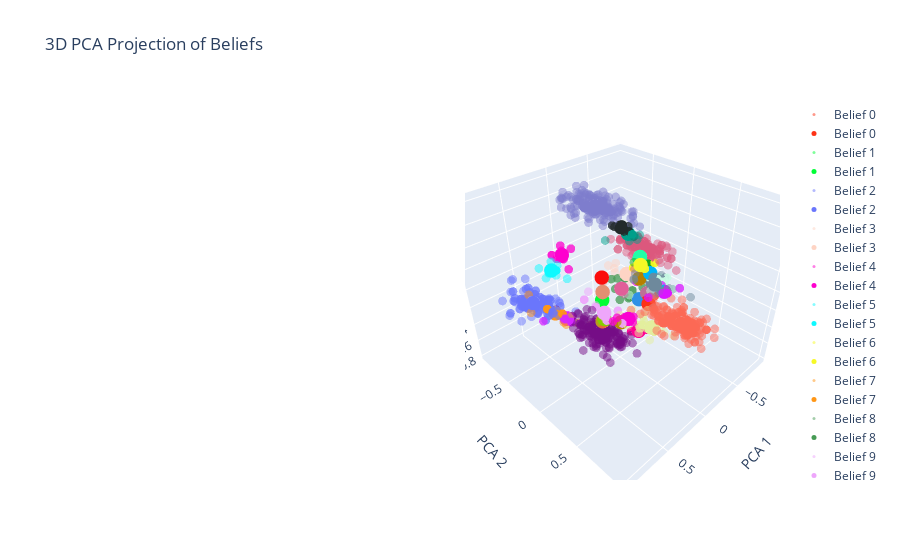

This figure's notebook cell:
### Code cell
belief_predictions_pca = vis_pca.transform(belief_predictions.reshape(-1, 5))

# now visualize in 3d
transformer_input_belief_indices_flattened = transformer_input_belief_indices.view(-1).cpu().numpy()
from plotly.subplots import make_subplots
from plotly import graph_objects as go

colors = px.colors.qualitative.Light24 + px.colors.qualitative.Dark24 + px.colors.qualitative.Plotly

fig = make_subplots(rows=1, cols=2, specs=[[{'type': 'scatter3d'}, {'type': 'scatter3d'}]])
for belief in msp_belief_index.keys():
    b = msp_belief_index[belief]
    relevant_indices = np.where(transformer_input_belief_indices_flattened == b)[0]
    relevant_data = belief_predictions_pca[relevant_indices]
    if len(relevant_data) > 0:
        centers_of_mass = np.mean(relevant_data, axis=0)

        fig.add_trace(go.Scatter3d(x=relevant_data[:, 0],
                                   y=relevant_data[:, 1],
                                   z=relevant_data[:, 2],
                                   mode='markers', name=f'Belief {b}', marker=dict(size=3, color=colors[b], opacity=.5)),
                                   row=1, col=2)
    
        fig.add_trace(go.Scatter3d(x=[centers_of_mass[0]],
                                y=[centers_of_mass[1]],
                                z=[centers_of_mass[2]],
                                mode='markers',
                                name=f'Belief {b}',
                                marker=dict(size=5, color=colors[b], opacity=1)),
                    row=1, col=2)
        
fig.update_layout(title='3D PCA Projection of Beliefs',
                    scene=dict(xaxis_title='PCA 1', yaxis_title='PCA 2', zaxis_title='PCA 3'),
                    scene2=dict(xaxis_title='PCA 1', yaxis_title='PCA 2', zaxis_title='PCA 3'))
fig.show()
